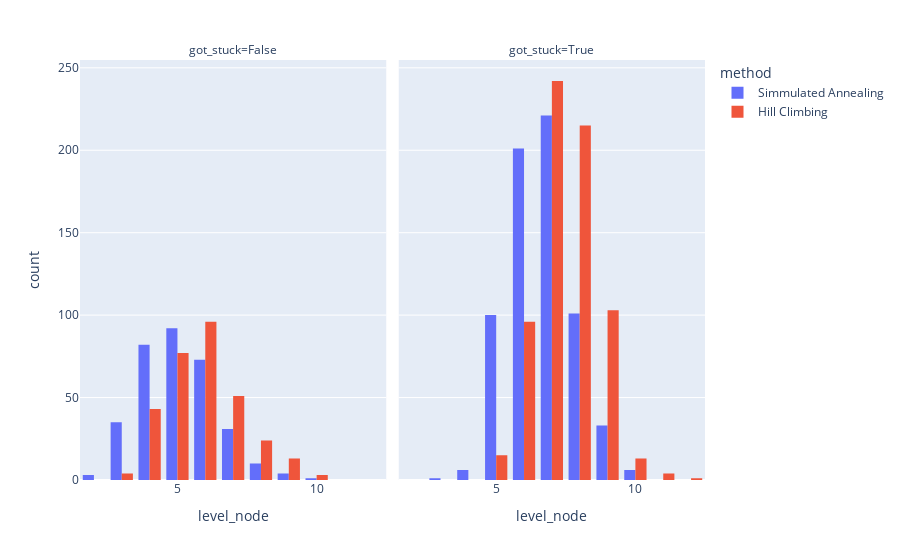

Notebook code for this chart:
### Code cell
fig = px.histogram(df_stats, x='level_node', color='method', facet_col='got_stuck', barmode='group')
fig.show()

### Figure 1 — Plotly figure (JSON) as saved in the notebook; plotly's stock layout.template omitted (floating-point values rounded to 4 significant figures; data arrays with more than 128 entries replaced by an {"elided": "..."} marker saying what was removed)
{"data": [{"alignmentgroup": "True", "bingroup": "x", "hovertemplate": "method=Simmulated Annealing<br>got_stuck=False<br>level_node=%{x}<br>count=%{y}<extra></extra>", "legendgroup": "Simmulated Annealing", "marker": {"color": "#636efa", "pattern": {"shape": ""}}, "name": "Simmulated Annealing", "offsetgroup": "Simmulated Annealing", "orientation": "v", "showlegend": true, "type": "histogram", "x": {"elided": "331 int values"}, "xaxis": "x", "yaxis": "y"}, {"alignmentgroup": "True", "bingroup": "x", "hovertemplate": "method=Simmulated Annealing<br>got_stuck=True<br>level_node=%{x}<br>count=%{y}<extra></extra>", "legendgroup": "Simmulated Annealing", "marker": {"color": "#636efa", "pattern": {"shape": ""}}, "name": "Simmulated Annealing", "offsetgroup": "Simmulated Annealing", "orientation": "v", "showlegend": false, "type": "histogram", "x": {"elided": "669 int values"}, "xaxis": "x2", "yaxis": "y2"}, {"alignmentgroup": "True", "bingroup": "x", "hovertemplate": "method=Hill Climbing<br>got_stuck=False<br>level_node=%{x}<br>count=%{y}<extra></extra>", "legendgroup": "Hill Climbing", "marker": {"color": "#EF553B", "pattern": {"shape": ""}}, "name": "Hill Climbing", "offsetgroup": "Hill Climbing", "orientation": "v", "showlegend": true, "type": "histogram", "x": {"elided": "311 int values"}, "xaxis": "x", "yaxis": "y"}, {"alignmentgroup": "True", "bingroup": "x", "hovertemplate": "method=Hill Climbing<br>got_stuck=True<br>level_node=%{x}<br>count=%{y}<extra></extra>", "legendgroup": "Hill Climbing", "marker": {"color": "#EF553B", "pattern": {"shape": ""}}, "name": "Hill Climbing", "offsetgroup": "Hill Climbing", "orientation": "v", "showlegend": false, "type": "histogram", "x": {"elided": "689 int values"}, "xaxis": "x2", "yaxis": "y2"}], "layout": {"annotations": [{"font": {}, "showarrow": false, "text": "got_stuck=False", "x": 0.245, "xanchor": "center", "xref": "paper", "y": 1, "yanchor": "bottom", "yref": "paper"}, {"font": {}, "showarrow": false, "text": "got_stuck=True", "x": 0.755, "xanchor": "center", "xref": "paper", "y": 1, "yanchor": "bottom", "yref": "paper"}], "barmode": "group", "legend": {"title": {"text": "method"}, "tracegroupgap": 0}, "margin": {"t": 60}, "xaxis": {"anchor": "y", "domain": [0, 0.49], "title": {"text": "level_node"}}, "xaxis2": {"anchor": "y2", "domain": [0.51, 1], "matches": "x", "title": {"text": "level_node"}}, "yaxis": {"anchor": "x", "domain": [0, 1], "title": {"text": "count"}}, "yaxis2": {"anchor": "x2", "domain": [0, 1], "matches": "y", "showticklabels": false}}}
